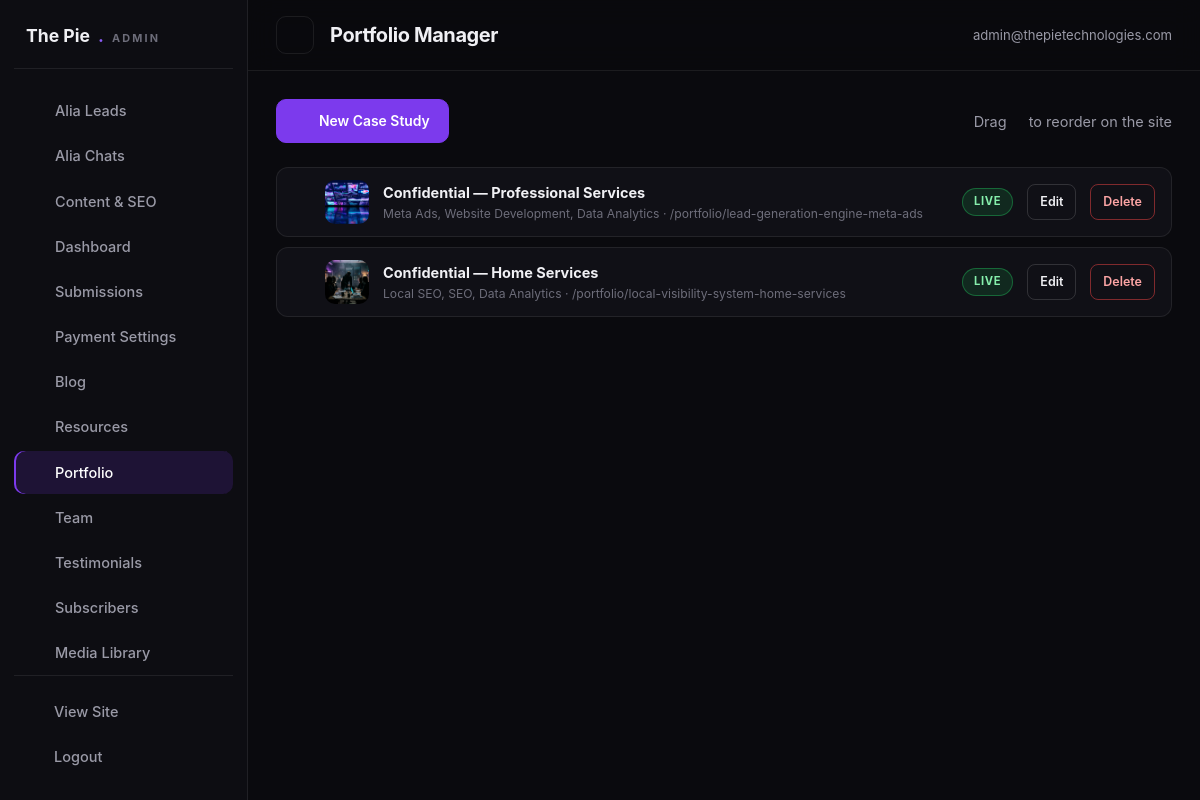
/admin/portfolio.php (signed in), run on the app's committed database.
### tables this page shows
CREATE TABLE IF NOT EXISTS portfolio (
  id INT AUTO_INCREMENT PRIMARY KEY,
  client_name VARCHAR(150),
  service_category VARCHAR(100),
  industry VARCHAR(100) DEFAULT '',
  slug VARCHAR(255) UNIQUE NOT NULL,
  thumbnail VARCHAR(255),
  challenge TEXT,
  strategy TEXT,
  results TEXT,
  stats_json TEXT,
  chart_data_json TEXT,
  testimonial TEXT,
  testimonial_author VARCHAR(150),
  display_order INT DEFAULT 0,
  is_active TINYINT(1) DEFAULT 1,
  created_at TIMESTAMP DEFAULT CURRENT_TIMESTAMP
);

### includes/functions.php (called while the page is built, shortened)
<?php
function esc($value)
{
    return htmlspecialchars((string) $value, ENT_QUOTES, 'UTF-8');
}
function url($path = '', $pretty = null)
{
    $path = trim((string) $path, '/');
    if ($pretty === null) {
        $pretty = PRETTY_URLS;
    }
    if ($path !== '' && substr($path, -4) !== '.php' && $pretty && strpos($path, '?') === false) {
        $url = BASE_URL . '/' . $path;
    } elseif ($path !== '' && substr($path, -4) !== '.php' && !$pretty && strpos($path, '?') === false) {
        $url = BASE_URL . '/' . $path . '.php';
    } else {
        $url = BASE_URL . ($path === '' ? '/' : '/' . $path);
    }
    return $url;
}
function asset($path)
{
    return BASE_URL . '/' . ltrim((string) $path, '/');
}
function isAdminLoggedIn()
{
    return !empty($_SESSION['admin_id']);
}
function currentAdmin()
{
    $admin = dbOne('SELECT * FROM admin_users WHERE id = ?', array((int) $_SESSION['admin_id']));
    return $admin;
}

### includes/db.php (called while the page is built, shortened)
<?php
if (!function_exists('dbAll')) {
    function dbAll($sql, $params = array())
    {
        try {
            $st = $GLOBALS['pdo']->prepare($sql);
            $st->execute($params);
            return $st->fetchAll();
        } catch (PDOException $e) {
            error_log('[TPT] Query failed: ' . $e->getMessage() . ' | ' . $sql);
            return array();
        }
    }
}
if (!function_exists('dbOne')) {
    function dbOne($sql, $params = array())
    {
        $rows = dbAll($sql, $params);
        return $rows ? $rows[0] : null;
    }
}

### admin/portfolio.php (the view, shortened to what this page needs)
<?php
$adminPage  = 'portfolio';
$adminTitle = 'Portfolio Manager';
$items = dbAll('SELECT * FROM portfolio ORDER BY display_order ASC, id DESC');
require_once dirname(__DIR__) . '/includes/admin-header.php';
?>
<div class="a-toolbar">
    <a class="a-btn primary" href="portfolio-edit.php"><?= icon('plus', 16) ?> New Case Study</a>
    <span class="text-muted">Drag <?= icon('menu', 14) ?> to reorder on the site</span>
</div>
<ul class="sortable-list" data-sortable="portfolio">
    <?php foreach ($items as $item): ?>
    <li data-id="<?= (int) $item['id'] ?>">
        <span class="grip"><?= icon('menu', 18) ?></span>
        <?php if ($item['thumbnail'] !== ''): ?><img src="<?= asset($item['thumbnail']) ?>" alt=""><?php endif; ?>
        <span style="flex:1">
            <strong><?= esc($item['client_name']) ?></strong>
            <span class="td-sub" style="display:block"><?= esc($item['service_category']) ?> · /portfolio/<?= esc($item['slug']) ?></span>
        </span>
        <span class="badge <?= $item['is_active'] ? 'active' : 'inactive' ?>"><?= $item['is_active'] ? 'live' : 'hidden' ?></span>
        <a class="a-btn small" href="portfolio-edit.php?id=<?= (int) $item['id'] ?>">Edit</a>
        <form method="post" action="portfolio.php" style="display:inline" onsubmit="return confirm('Delete this case study?');">
            <button class="a-btn small danger" type="submit">Delete</button>
        </form>
    </li>
    <?php endforeach; ?>
</ul>
<?php require_once dirname(__DIR__) . '/includes/admin-footer.php'; ?>

### includes/admin-header.php (shortened to what this page needs)
<?php
$adminPage  = isset($adminPage) ? $adminPage : 'dashboard';
$adminTitle = isset($adminTitle) ? $adminTitle : 'Dashboard';
$adminUser  = currentAdmin();
$adminNav = array(
    array('key' => 'leads', 'label' => 'Alia Leads', 'href' => 'leads.php', 'icon' => 'users'),
    array('key' => 'chats', 'label' => 'Alia Chats', 'href' => 'chats.php', 'icon' => 'chat'),
    array('key' => 'content', 'label' => 'Content & SEO', 'href' => 'content.php', 'icon' => 'edit'),
    array('key' => 'dashboard',    'label' => 'Dashboard',     'href' => 'index.php',        'icon' => 'grid'),
    array('key' => 'submissions',  'label' => 'Submissions',   'href' => 'submissions.php',  'icon' => 'mail'),
    array('key' => 'payments',     'label' => 'Payment Settings', 'href' => 'payments.php',  'icon' => 'card'),
    array('key' => 'blog',         'label' => 'Blog',          'href' => 'blog.php',         'icon' => 'edit'),
    array('key' => 'resources',    'label' => 'Resources',     'href' => 'resources.php',    'icon' => 'download'),
    array('key' => 'portfolio',    'label' => 'Portfolio',     'href' => 'portfolio.php',    'icon' => 'layers'),
    array('key' => 'team',         'label' => 'Team',          'href' => 'team.php',         'icon' => 'users'),
    array('key' => 'testimonials', 'label' => 'Testimonials',  'href' => 'testimonials.php', 'icon' => 'star'),
    array('key' => 'subscribers',  'label' => 'Subscribers',   'href' => 'subscribers.php',  'icon' => 'send'),
    array('key' => 'media',        'label' => 'Media Library', 'href' => 'media.php',        'icon' => 'image'),
    array('key' => 'admins',       'label' => 'Admin Management', 'href' => 'admins.php',    'icon' => 'shield'),
    array('key' => 'settings',     'label' => 'Settings',      'href' => 'settings.php',     'icon' => 'cpu'),
);
?>
<!DOCTYPE html>
<html lang="en">
<head>
<link rel="stylesheet" href="<?= asset('assets/css/admin.css') ?>">
</head>
<body class="admin-body">
<aside class="admin-sidebar" id="adminSidebar">
    <div class="admin-brand">The Pie<span>.</span><small>Admin</small></div>
    <nav>
        <?php foreach ($adminNav as $navItem): ?>
        <a href="<?= esc($navItem['href']) ?>" class="<?= $adminPage === $navItem['key'] ? 'active' : '' ?>"><?= icon($navItem['icon'], 17) ?><span><?= esc($navItem['label']) ?></span></a>
        <?php endforeach; ?>
    </nav>
    <div class="admin-side-foot">
        <a href="<?= url('') ?>" target="_blank" rel="noopener"><?= icon('globe', 16) ?><span>View Site</span></a>
        <a href="logout.php"><?= icon('close', 16) ?><span>Logout</span></a>
    </div>
</aside>
<div class="admin-main">
    <header class="admin-topbar">
        <button class="a-icon-btn sidebar-toggle" id="sidebarToggle" aria-label="Toggle navigation"><?= icon('menu', 20) ?></button>
        <h1><?= esc($adminTitle) ?></h1>
        <div class="admin-top-actions">
            <span class="admin-user"><?= icon('users', 15) ?> <?= esc($adminUser ? $adminUser['email'] : 'admin') ?></span>
        </div>
    </header>
    <main class="admin-content">

### includes/data.php (shortened to what this page needs)
<?php
function icon($name, $size = 20)
{
    $body = isset($paths[$name]) ? $paths[$name] : $paths['sparkle'];
    return '<svg class="icon icon-' . esc($name) . '" width="' . (int) $size . '" height="' . (int) $size
        . '" viewBox="0 0 24 24" fill="none" stroke="currentColor" stroke-width="1.6" stroke-linecap="round" stroke-linejoin="round" aria-hidden="true">'
        . $body . '</svg>';
}

### assets/css/admin.css (style rules this page uses)
:root { --bg:#0a0a0e; --panel:#101016; --panel-2:#15151d; --line:rgba(255,255,255,.08); --line-2:rgba(255,255,255,.14); --text:#f0f0f4; --muted:#9a9aa7; --muted-2:#6d6d7a; --violet:#7c3aed; --violet-2:#8b5cf6; --violet-soft:#a78bfa; --cyan:#22d3ee; --amber:#f59e0b; --green:#22c55e; --red:#ef4444; --radius:14px; --sidebar:248px; --font:'Inter',system-ui,-apple-system,'Segoe UI',sans-serif; --display:'Space Grotesk','Inter',system-ui,sans-serif; }
* { box-sizing:border-box }
html { overflow-x:clip }
body { margin:0;background:var(--bg);color:var(--text);font-family:var(--font);font-size:14.5px;line-height:1.6;-webkit-font-smoothing:antialiased }
a { color:inherit;text-decoration:none }
ul { margin:0;padding:0;list-style:none }
h1,h2,h3,h4 { margin:0;font-family:var(--display);letter-spacing:-.02em }
img { max-width:100%;display:block }
button { font:inherit;color:inherit;background:none;border:0;cursor:pointer }
.admin-sidebar { position:fixed;inset:0 auto 0 0;width:var(--sidebar);z-index:60; background:#0d0d12;border-right:1px solid var(--line); display:flex;flex-direction:column;padding:22px 14px;gap:6px; transition:transform .3s cubic-bezier(.22,1,.36,1); }
.admin-brand { font-family:var(--display);font-weight:700;font-size:1.1rem;padding:0 12px 18px;border-bottom:1px solid var(--line);margin-bottom:14px;display:flex;align-items:baseline;gap:8px }
.admin-brand span { color:var(--violet-2) }
.admin-brand small { color:var(--muted-2);font-size:.68rem;letter-spacing:.2em;text-transform:uppercase }
.admin-sidebar nav { display:grid;gap:2px;overflow-y:auto }
.admin-sidebar nav a,.admin-side-foot a { display:flex;align-items:center;gap:12px;padding:10px 12px;border-radius:10px; color:var(--muted);font-weight:500;transition:background .2s,color .2s; }
.admin-sidebar nav a.active { background:rgba(124,58,237,.16);color:#fff;box-shadow:inset 2px 0 0 var(--violet) }
.admin-side-foot { margin-top:auto;padding-top:14px;border-top:1px solid var(--line);display:grid;gap:2px }
.admin-main { margin-left:var(--sidebar);min-height:100vh;display:flex;flex-direction:column }
.admin-topbar { position:sticky;top:0;z-index:50;display:flex;align-items:center;gap:16px; padding:16px 28px;background:rgba(10,10,14,.85);backdrop-filter:blur(14px);border-bottom:1px solid var(--line); }
.admin-topbar h1 { font-size:1.25rem }
.admin-top-actions { margin-left:auto;display:flex;gap:10px;align-items:center }
.admin-user { color:var(--muted);font-size:.82rem;display:inline-flex;gap:8px;align-items:center }
.admin-content { padding:28px;display:grid;gap:24px;align-content:start }
.sidebar-toggle { display:none }
.a-btn { display:inline-flex;align-items:center;justify-content:center;gap:8px; padding:10px 18px;border-radius:10px;font-weight:600;font-size:.87rem; border:1px solid var(--line-2);color:var(--text);transition:all .2s;white-space:nowrap; }
.a-btn.primary { background:var(--violet);border-color:var(--violet);color:#fff }
.a-btn.danger { border-color:rgba(239,68,68,.5);color:#fca5a5 }
.a-btn.small { padding:7px 12px;font-size:.78rem;border-radius:8px }
.a-icon-btn { width:38px;height:38px;border-radius:10px;border:1px solid var(--line);display:grid;place-items:center;color:var(--muted);transition:all .2s }
.td-sub { color:var(--muted-2);font-size:.76rem }
.badge { display:inline-flex;align-items:center;gap:6px;padding:4px 11px;border-radius:999px;font-size:.7rem;font-weight:700;letter-spacing:.06em;text-transform:uppercase }
.badge.published,.badge.active,.badge.approved { background:rgba(34,197,94,.14);color:#86efac;border:1px solid rgba(34,197,94,.4) }
.sortable-list { display:grid;gap:10px }
.sortable-list li { display:flex;align-items:center;gap:14px;padding:12px 16px;border:1px solid var(--line);border-radius:12px;background:var(--panel);cursor:grab }
.sortable-list .grip { color:var(--muted-2) }
.sortable-list img { width:44px;height:44px;border-radius:10px;object-fit:cover }
.a-toolbar { display:flex;gap:12px;align-items:center;flex-wrap:wrap }
.text-muted { color:var(--muted) }

### data on the page
portfolio: $size 18 (drawn), thumbnail (picture), client_name "Confidential — Professional Services", service_category "Meta Ads, Website Development, Data Analytics", slug "lead-generation-engine-meta-ads", is_active "LIVE"
portfolio: $size 18 (drawn), thumbnail (picture), client_name "Confidential — Home Services", service_category "Local SEO, SEO, Data Analytics", slug "local-visibility-system-home-services", is_active "LIVE"

### other printed values
$navItem['label'] "Alia Leads"
$navItem['label'] "Alia Chats"
$navItem['label'] "Content & SEO"
$navItem['label'] "Dashboard"
$navItem['label'] "Submissions"
$navItem['label'] "Payment Settings"
$navItem['label'] "Blog"
$navItem['label'] "Resources"
$navItem['label'] "Portfolio"
$navItem['label'] "Team"
$navItem['label'] "Testimonials"
$navItem['label'] "Subscribers"
$navItem['label'] "Media Library"
$adminTitle "Portfolio Manager"
$adminUser ? $adminUser['email'] : 'admin' "admin@thepietechnologies.com"
